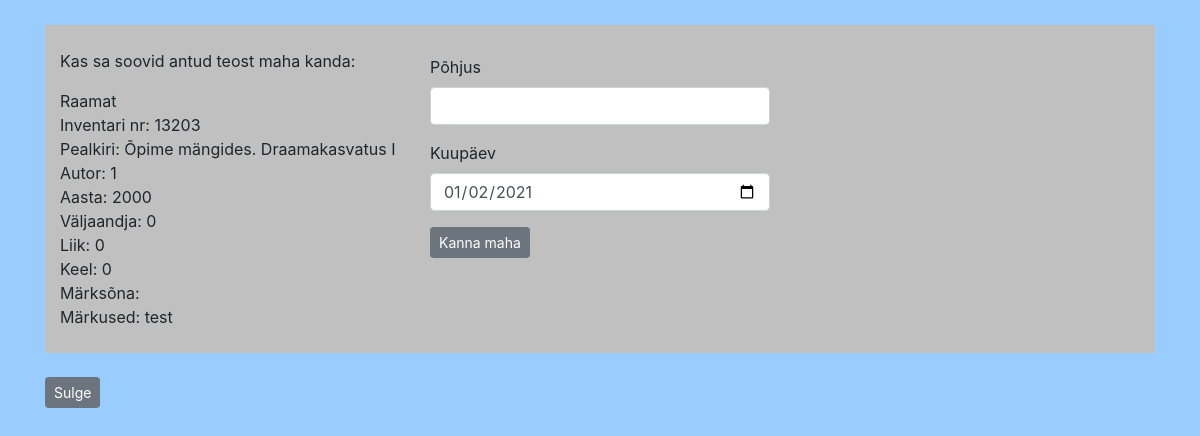
Page /write_off_book.php?id=13203 on the committed database.
### tables this page shows
CREATE TABLE IF NOT EXISTS `meedia_eksemplar` (
  `id` int(11) NOT NULL AUTO_INCREMENT,
  `meedia` int(11) NOT NULL,
  `p_id` int(11) NOT NULL,
  `inventari_nr` int(11) NOT NULL,
  `kuupaev` datetime NOT NULL DEFAULT CURRENT_TIMESTAMP,
  `hind` decimal(15,2) NOT NULL,
  `kogus` int(11) NOT NULL,
  `müüdud_kogus` int(11) NOT NULL,
  `saatedokument` int(11) NOT NULL,
  `mahakandmisakt` int(11) NOT NULL,
  `number` varchar(15) NOT NULL,
  `markused` varchar(255) NOT NULL,
  PRIMARY KEY (`id`),
  KEY `fk_meediaeks_meedia` (`meedia`),
  KEY `fk_mahakandmine` (`mahakandmisakt`)
);

CREATE TABLE IF NOT EXISTS `meedia` (
  `id` int(11) NOT NULL AUTO_INCREMENT,
  `meedia_liik` varchar(10) DEFAULT NULL,
  `ISBN` varchar(25) DEFAULT NULL,
  `pealkiri` varchar(150) DEFAULT NULL,
  `sari` int(11) DEFAULT NULL,
  `klass` varchar(10) DEFAULT NULL,
  `andmekandja` int(11) DEFAULT NULL,
  `autor` varchar(225) DEFAULT NULL,
  `aasta` int(11) DEFAULT NULL,
  `liik` int(11) DEFAULT NULL,
  `keel` int(11) DEFAULT NULL,
  `valjaandja` int(11) DEFAULT NULL,
  `kogus` int(11) DEFAULT NULL,
  `riiul` varchar(5) DEFAULT NULL,
  `marksona` varchar(255) DEFAULT NULL,
  `markused` varchar(255) DEFAULT NULL,
  PRIMARY KEY (`id`),
  KEY `FK_raamat_keel` (`keel`),
  KEY `FK_raamat_andmekandja` (`andmekandja`),
  KEY `FK_raamat_liik` (`liik`),
  KEY `FK_raamat_valjaandja` (`valjaandja`),
  KEY `FK_raamat_marskona` (`marksona`(250))
);

### write_off_book.php (the view, shortened to what this page needs)
<?php
include_once("config.php");
?>
<!DOCTYPE html>
<html>
<head>
<link rel="stylesheet" href="style.css" type="text/css"/>
<link rel="stylesheet" href="https://cdn.jsdelivr.net/npm/bootstrap@4.5.3/dist/css/bootstrap.min.css">
</head>
<body>
<div class="container">
<div class="row"  id="borrow" style=" margin-top:25px;">
    <div class="col-4" >
  <br>
  <p> Kas sa soovid antud teost maha kanda: </p>
  <?php
    $id = $_GET["id"];
 $sql= "select meedia_eksemplar.inventari_nr, meedia.pealkiri, meedia.autor, meedia.aasta, meedia.valjaandja, meedia.liik, meedia.keel, meedia.markused, meedia.marksona from (meedia_eksemplar left join meedia on meedia.id = meedia_eksemplar.meedia)  where meedia_eksemplar.inventari_nr=$id";
    $result = mysqli_query($conn, $sql);
	if (mysqli_num_rows($result) > 0) {
		while($row = mysqli_fetch_assoc($result)) {
		echo "Raamat <br>Inventari nr: " . $row["inventari_nr"].
            " <br> Pealkiri: " . $row["pealkiri"].
            " <br> Autor: " . $row["autor"].
            " <br> Aasta: " . $row["aasta"].
            " <br> Väljaandja: " . $row["valjaandja"].
            " <br> Liik: " . $row["liik"].
            " <br> Keel: " . $row["keel"].
            " <br> Märksõna: " . $row["marksona"].
            " <br> Märkused:" . $row["markused"].
            "<br>  " ;
        }
    }
?>  <br>
  </div>
		<div class="col-4"  >
  <form action=" " method="post">
        <br>
         <div class="form-group">
            <label for="pohjus">Põhjus </label>
              <input type="text" name="pohjus" class="form-control"  required>
           </div>
        <div class="form-group">
          <label for="kuupaev">Kuupäev </label>
              <input type="date" name="kuupaev" value="<?php echo date('Y-m-d');?>" class="form-control">
        </div>
      <div class="form-group">
		<input type="submit" name="Submit" value="Kanna maha" class="btn btn-secondary btn-sm" onclick="myFunction()"  >
		</div>
	</form>
 </div>
 </div>
 <br>
 <button onclick="self.close()" class="btn btn-secondary btn-sm">Sulge</button>
 </div>
</body>
</html>

### style.css (style rules this page uses)
body { background-color: #99CCFF !important; ; }
#borrow { background-color: #C0C0C0; margin: auto; }
.form-group { margin-top: 0px; }

### rows in the picture
meedia_eksemplar: inventari_nr "13203", meedia.pealkiri "Õpime mängides. Draamakasvatus I", meedia.autor "1", meedia.aasta "2000", meedia.valjaandja "0", meedia.liik "0", meedia.keel "0", meedia.markused "test"
